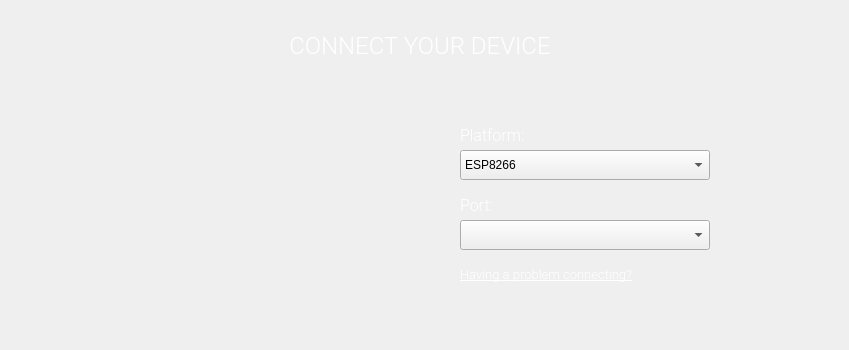
    <widget class="QWidget" name="step1">
     <widget class="QLabel" name="s1_label">
      <property name="geometry">
       <rect>
        <x>100</x>
        <y>110</y>
        <width>351</width>
        <height>231</height>
       </rect>
      </property>
      <property name="maximumSize">
       <size>
        <width>491</width>
        <height>331</height>
       </size>
      </property>
      <property name="text">
       <string/>
      </property>
      <property name="pixmap">
       <pixmap resource="wizard.qrc">:/img/laptop1.png</pixmap>
      </property>
      <property name="alignment">
       <set>Qt::AlignCenter</set>
      </property>
     </widget>
     <widget class="QLabel" name="s1_label_2">
      <property name="geometry">
       <rect>
        <x>0</x>
        <y>20</y>
        <width>840</width>
        <height>50</height>
       </rect>
      </property>
      <property name="palette">
       <palette>
        <active>
         <colorrole role="WindowText">
          <brush brushstyle="SolidPattern">
           <color alpha="255">
            <red>255</red>
            <green>255</green>
            <blue>255</blue>
           </color>
          </brush>
         </colorrole>
        </active>
        <inactive>
         <colorrole role="WindowText">
          <brush brushstyle="SolidPattern">
           <color alpha="255">
            <red>255</red>
            <green>255</green>
            <blue>255</blue>
           </color>
          </brush>
         </colorrole>
        </inactive>
        <disabled>
         <colorrole role="WindowText">
          <brush brushstyle="SolidPattern">
           <color alpha="255">
            <red>120</red>
            <green>120</green>
            <blue>120</blue>
           </color>
          </brush>
         </colorrole>
        </disabled>
       </palette>
      </property>
      <property name="font">
       <font>
        <family>Roboto Light</family>
        <pointsize>18</pointsize>
        <weight>50</weight>
        <bold>false</bold>
       </font>
      </property>
      <property name="text">
       <string>CONNECT YOUR DEVICE</string>
      </property>
      <property name="alignment">
       <set>Qt::AlignCenter</set>
      </property>
     </widget>
     <widget class="QComboBox" name="portSelector">
      <property name="geometry">
       <rect>
        <x>460</x>
        <y>220</y>
        <width>250</width>
        <height>30</height>
       </rect>
      </property>
      <property name="autoFillBackground">
       <bool>false</bool>
      </property>
      <property name="styleSheet">
       <string notr="true"/>
      </property>
      <property name="insertPolicy">
       <enum>QComboBox::InsertAlphabetically</enum>
      </property>
     </widget>
     <widget class="QLabel" name="s1_label_3">
      <property name="geometry">
       <rect>
        <x>460</x>
        <y>180</y>
        <width>180</width>
        <height>50</height>
       </rect>
      </property>
      <property name="palette">
       <palette>
        <active>
         <colorrole role="WindowText">
          <brush brushstyle="SolidPattern">
           <color alpha="255">
            <red>255</red>
            <green>255</green>
            <blue>255</blue>
           </color>
          </brush>
         </colorrole>
        </active>
        <inactive>
         <colorrole role="WindowText">
          <brush brushstyle="SolidPattern">
           <color alpha="255">
            <red>255</red>
            <green>255</green>
            <blue>255</blue>
           </color>
          </brush>
         </colorrole>
        </inactive>
        <disabled>
         <colorrole role="WindowText">
          <brush brushstyle="SolidPattern">
           <color alpha="255">
            <red>120</red>
            <green>120</green>
            <blue>120</blue>
           </color>
          </brush>
         </colorrole>
        </disabled>
       </palette>
      </property>
      <property name="font">
       <font>
        <family>Roboto Light</family>
        <pointsize>12</pointsize>
       </font>
      </property>
      <property name="text">
       <string>Port:</string>
      </property>
      <property name="alignment">
       <set>Qt::AlignLeading|Qt::AlignLeft|Qt::AlignVCenter</set>
      </property>
     </widget>
     <widget class="QLabel" name="s1_label_4">
      <property name="geometry">
       <rect>
        <x>460</x>
        <y>250</y>
        <width>250</width>
        <height>50</height>
       </rect>
      </property>
      <property name="palette">
       <palette>
        <active>
         <colorrole role="WindowText">
          <brush brushstyle="SolidPattern">
           <color alpha="255">
            <red>255</red>
            <green>255</green>
            <blue>255</blue>
           </color>
          </brush>
         </colorrole>
        </active>
        <inactive>
         <colorrole role="WindowText">
          <brush brushstyle="SolidPattern">
           <color alpha="255">
            <red>255</red>
            <green>255</green>
            <blue>255</blue>
           </color>
          </brush>
         </colorrole>
        </inactive>
        <disabled>
         <colorrole role="WindowText">
          <brush brushstyle="SolidPattern">
           <color alpha="255">
            <red>120</red>
            <green>120</green>
            <blue>120</blue>
           </color>
          </brush>
         </colorrole>
        </disabled>
       </palette>
      </property>
      <property name="font">
       <font>
        <family>Roboto Light</family>
        <pointsize>12</pointsize>
        <underline>false</underline>
       </font>
      </property>
      <property name="text">
       <string>&lt;html&gt;&lt;head/&gt;&lt;body&gt;&lt;p&gt;&lt;a href=&quot;https://github.com/cesanta/mongoose-iot/blob/master/fw/platforms/esp8266/flashing.md#wiring&quot;&gt;&lt;span style=&quot; font-size:10pt; text-decoration: underline; color:#ffffff;&quot;&gt;Having a problem connecting?&lt;/span&gt;&lt;/a&gt;&lt;/p&gt;&lt;/body&gt;&lt;/html&gt;</string>
      </property>
      <property name="alignment">
       <set>Qt::AlignLeading|Qt::AlignLeft|Qt::AlignVCenter</set>
      </property>
      <property name="openExternalLinks">
       <bool>true</bool>
      </property>
     </widget>
     <widget class="QComboBox" name="platformSelector">
      <property name="geometry">
       <rect>
        <x>460</x>
        <y>150</y>
        <width>250</width>
        <height>30</height>
       </rect>
      </property>
      <property name="autoFillBackground">
       <bool>false</bool>
      </property>
      <property name="styleSheet">
       <string notr="true"/>
      </property>
      <property name="currentText">
       <string notr="true">ESP8266</string>
      </property>
      <item>
       <property name="text">
        <string notr="true">ESP8266</string>
       </property>
      </item>
      <item>
       <property name="text">
        <string notr="true">CC3200</string>
       </property>
      </item>
     </widget>
     <widget class="QLabel" name="s1_label_5">
      <property name="geometry">
       <rect>
        <x>460</x>
        <y>110</y>
        <width>180</width>
        <height>50</height>
       </rect>
      </property>
      <property name="palette">
       <palette>
        <active>
         <colorrole role="WindowText">
          <brush brushstyle="SolidPattern">
           <color alpha="255">
            <red>255</red>
            <green>255</green>
            <blue>255</blue>
           </color>
          </brush>
         </colorrole>
        </active>
        <inactive>
         <colorrole role="WindowText">
          <brush brushstyle="SolidPattern">
           <color alpha="255">
            <red>255</red>
            <green>255</green>
            <blue>255</blue>
           </color>
          </brush>
         </colorrole>
        </inactive>
        <disabled>
         <colorrole role="WindowText">
          <brush brushstyle="SolidPattern">
           <color alpha="255">
            <red>120</red>
            <green>120</green>
            <blue>120</blue>
           </color>
          </brush>
         </colorrole>
        </disabled>
       </palette>
      </property>
      <property name="font">
       <font>
        <family>Roboto Light</family>
        <pointsize>12</pointsize>
       </font>
      </property>
      <property name="text">
       <string>Platform:</string>
      </property>
      <property name="alignment">
       <set>Qt::AlignLeading|Qt::AlignLeft|Qt::AlignVCenter</set>
      </property>
     </widget>
    </widget>
